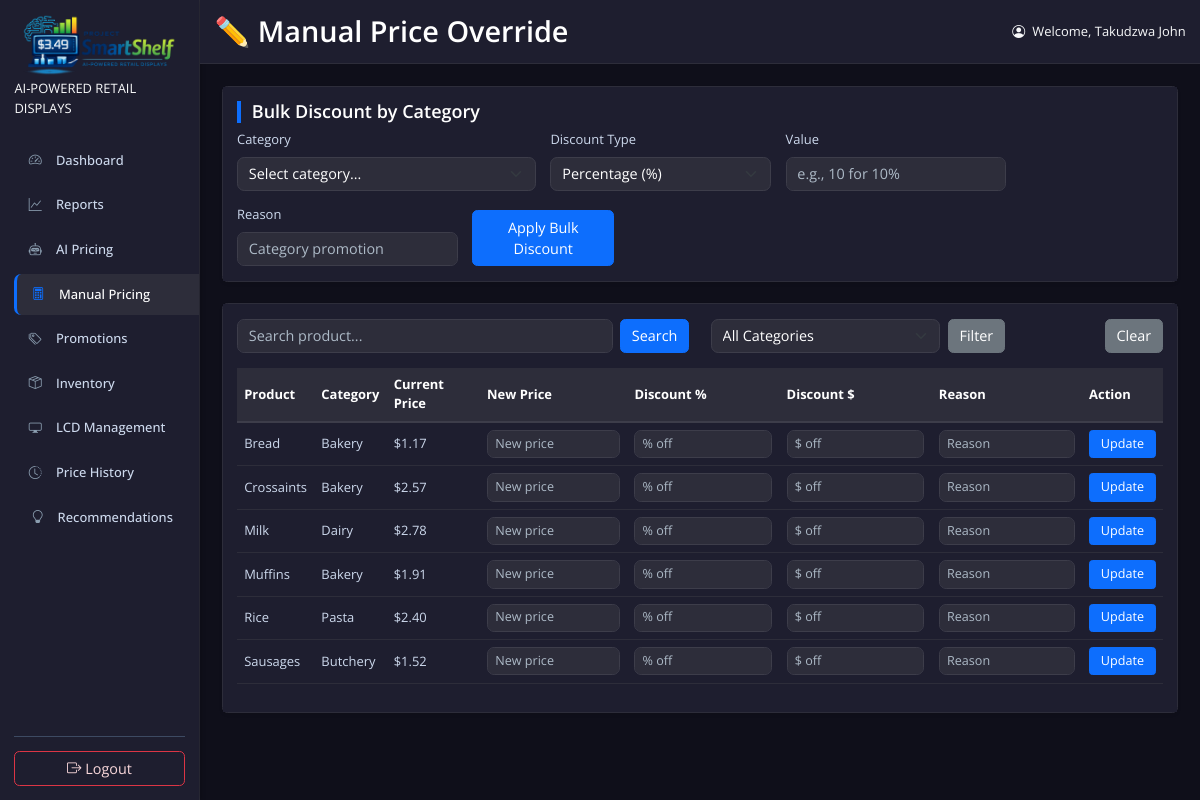
Screenshot of /ProjectSmartShelf/manual-pricing/ (signed in) with the database file from the repository.
### checkout/models.py (models this page shows, shortened)
class Product(models.Model):
    name = models.CharField(max_length=200)
    category = models.CharField(max_length=100)
    price = models.DecimalField(max_digits=10, decimal_places=2)
    expiry_date=models.DateField(null=True, blank=True)
    inventory_level = models.IntegerField(default=0, help_text='Current stock count')
    lcd_id = models.IntegerField(default=1, help_text="1, 2, or 3 for the shelf display")
    class Meta:
        ordering = ['name']

### ProjectSmartShelf/views.py (the view, shortened to what this page needs)
# urls.py: path("manual-pricing/", views.manual_pricing_view, name="manual_pricing"),
@staff_member_required(login_url='staff_login')
def manual_pricing_view(request):
    process_promotions_for_request(request)
    products = Product.objects.all().order_by('name')
    search_query = request.GET.get('search', '')
    category_filter = request.GET.get('category', '')
    if search_query:
        products = products.filter(name__icontains=search_query)
    if category_filter:
        products = products.filter(category=category_filter)
    categories = Product.objects.values_list('category', flat=True).distinct().order_by('category')
    context = {
        'products': products,
        'search_query': search_query,
        'category_filter': category_filter,
        'categories': categories,
    }
    return render(request, 'manual_pricing.html', context)

### ProjectSmartShelf/context_processors.py (called while the page is built)
def simulated_date(request):
    active_date = getattr(request, 'simulated_date', None)
    context = {
        'simulated_date': active_date,
        'recommendations_count': 0,
    }
    cached_count = getattr(request, '_recommendations_count', None)
    if cached_count is not None:
        context['recommendations_count'] = cached_count
        return context
    user = getattr(request, 'user', None)
    if not (user and user.is_authenticated and user.is_staff):
        return context
    try:
        from .recommendations import recommendation_count
        context['recommendations_count'] = recommendation_count(active_date or timezone.localdate())
    except Exception:
        context['recommendations_count'] = 0
    return context

### ProjectSmartShelf/models.py (called while the page is built)
    @classmethod
    def _coerce_effective_at(cls, value=None):
        if value is None:
            return timezone.localtime()
        if isinstance(value, datetime.datetime):
            if timezone.is_naive(value):
                return timezone.make_aware(value, timezone.get_current_timezone())
            return timezone.localtime(value)
        if isinstance(value, datetime.date):
            return cls._combine_schedule(value, datetime.time.min)
        return value

### ProjectSmartShelf/recommendations.py (called while the page is built)
def recommendation_count(base_date):
    return len(build_recommendations(base_date))

### ProjectSmartShelf/simulation.py (called while the page is built, shortened)
def parse_simulated_date(value):
    if not value:
        return None

def get_session_simulated_date(request):
    return parse_simulated_date(request.session.get('simulated_date'))

def get_stored_simulated_date():
    state = SimulationState.objects.filter(key=ACTIVE_DAY_KEY).first()
    return state.current_date if state else None

def get_active_simulated_date(request=None):
    if request is not None:
        session_date = get_session_simulated_date(request)
        if session_date:
            set_active_simulated_date(request, session_date)
            return session_date
    stored_date = get_stored_simulated_date()
    if stored_date:
        if request is not None:
            request.simulated_date = stored_date
        return stored_date

### ProjectSmartShelf/views.py (called while the page is built)
def process_promotions_for_request(request):
    return ScheduledPromotion.process_due_promotions(get_effective_promotion_time(request))

### ProjectSmartShelf/templates/manual_pricing.html (shortened to what this page needs)
{% extends "base.html" %}
{% load static %}
{% block page_title %}✏️ Manual Price Override{% endblock %}
{% block content %}
<div class="card shadow-sm mb-4">
    <div class="card-body">
        <h5 class="card-title">Bulk Discount by Category</h5>
        <form method="post" class="row g-3 align-items-end">
            <div class="col-md-4">
                <label for="bulk_category" class="form-label">Category</label>
                <select name="bulk_category" id="bulk_category" class="form-select" required>
                    <option value="">Select category...</option>
                </select>
            </div>
            <div class="col-md-3">
                <label for="discount_type" class="form-label">Discount Type</label>
                <select name="discount_type" id="discount_type" class="form-select" required>
                    <option value="percentage">Percentage (%)</option>
                </select>
            </div>
            <div class="col-md-3">
                <label for="discount_value" class="form-label">Value</label>
                <input type="number" step="0.01" name="discount_value" id="discount_value" class="form-control" placeholder="e.g., 10 for 10%" required>
            </div>
            <div class="col-md-3">
                <label for="bulk_reason" class="form-label">Reason</label>
                <input type="text" name="price_change_reason" id="bulk_reason" class="form-control" placeholder="Category promotion">
            </div>
            <div class="col-md-2">
                <button type="submit" class="btn btn-primary w-100">Apply Bulk Discount</button>
            </div>
        </form>
    </div>
</div>
<div class="card shadow-sm">
    <div class="card-body">
        <div class="row mb-3">
            <div class="col-md-6">
                <form method="get" class="d-flex">
                    <input type="text" name="search" class="form-control me-2" placeholder="Search product..." value="{{ search_query }}">
                    <button type="submit" class="btn btn-primary">Search</button>
                </form>
            </div>
            <div class="col-md-4">
                <form method="get" class="d-flex">
                    <select name="category" class="form-select me-2">
                        <option value="">All Categories</option>
                    </select>
                    <button type="submit" class="btn btn-secondary">Filter</button>
                </form>
            </div>
            <div class="col-md-2 text-end">
                <a href="{% url 'manual_pricing' %}" class="btn btn-secondary">Clear</a>
            </div>
        </div>
        <div class="table-responsive">
            <table class="table table-hover align-middle">
                <thead>
                    <tr>
                        <th>Product</th>
                        <th>Category</th>
                        <th>Current Price</th>
                        <th>New Price</th>
                        <th>Discount %</th>
                        <th>Discount $</th>
                        <th>Reason</th>
                        <th>Action</th>
                    </tr>
                </thead>
                <tbody>
                    {% for product in products %}
                    <tr>
                        <td>{{ product.name }}</td>
                        <td>{{ product.category }}</td>
                        <td>${{ product.price|floatformat:2 }}</td>
                        <form method="post">
                            <td><input type="number" step="0.01" name="new_price" class="form-control form-control-sm" placeholder="New price"></td>
                            <td><input type="number" step="0.1" name="discount_percent" class="form-control form-control-sm" placeholder="% off"></td>
                            <td><input type="number" step="0.01" name="discount_fixed" class="form-control form-control-sm" placeholder="$ off"></td>
                            <td><input type="text" name="price_change_reason" class="form-control form-control-sm" placeholder="Reason"></td>
                            <td><button type="submit" class="btn btn-primary btn-sm">Update</button></td>
                        </form>
                    </tr>
                    {% empty %}
                    <tr>
                        <td colspan="8" class="text-center py-4">No products found.</td>
                    </tr>
                    {% endfor %}
                </tbody>
            </table>
        </div>
    </div>
</div>
{% endblock %}

### ProjectSmartShelf/templates/base.html (shortened to what this page needs)
{% load static %}
<!DOCTYPE html>
<html lang="en">
<head>
    <link href="https://cdn.jsdelivr.net/npm/bootstrap@5.3.0/dist/css/bootstrap.min.css" rel="stylesheet">
    <link rel="stylesheet" href="https://cdn.jsdelivr.net/npm/bootstrap-icons@1.11.3/font/bootstrap-icons.min.css">
    <link rel="stylesheet" href="{% static 'styles/css/style.css' %}">
</head>
<body>
    <div class="container-fluid p-0">
        <div class="row g-0">
            <div class="col-md-3 col-lg-2 sidebar-column">
                {% include '_sidebar.html' %}
            </div>
            <div class="col-md-9 col-lg-10 right-col">
                <div class="sticky-header">
                    <div class="d-flex justify-content-between flex-wrap flex-md-nowrap align-items-center py-3">
                        <div class="d-flex align-items-center">
                            <h1 class="h2 mb-0">{% block page_title %}Dashboard{% endblock %}</h1>
                        </div>
                        <div class="btn-toolbar">
                            {% if user.is_authenticated %}
                                <i class="bi bi-person-circle me-2 text-light"></i>
                                <span class="text-light">Welcome, {{ user.get_full_name }}</span>
                            {% endif %}
                        </div>
                    </div>
                </div>
                <main class="main-content">
                    {% block content %}{% endblock %}
                </main>
            </div>
        </div>
    </div>
</body>
</html>

### static/styles/css/style.css (style rules this page uses)
* { box-sizing: border-box; }
html, body { height: 100%; font-size: 90%; width: 100%; margin: 0; padding: 0; overflow: hidden; }
body { font-family: 'Open Sans', sans-serif; }
body > .container-fluid, body > .container-fluid > .row { height: 100vh; max-height: 100vh; overflow: hidden; }
.sidebar-column { background-color: #1e1e2f; border-right: 1px solid #2d2d3a; }
.right-col { height: 100vh; display: flex; flex-direction: column; min-height: 0; overflow: hidden; }
.sticky-header { position: sticky; top: 0; background-color: #1e1e2f; z-index: 1000; border-bottom: 1px solid #2d2d3a; padding: 0 1rem; flex-shrink: 0; }
.sticky-header h1 { color: #ffffff; font-weight: 600; }
.main-content { flex: 1; min-height: 0; overflow-y: auto; padding: 1.5rem; }
.table-responsive { overflow-x: auto; -webkit-overflow-scrolling: touch; }
h1, h2, h3, h4, h5, h6 { font-weight: 600; }
.table thead th { position: sticky; top: 0; z-index: 1; }
.table td, .table th { vertical-align: middle; }
.btn-sm { padding: 0.35rem 0.9rem; }

### ProjectSmartShelf/templates/manual_pricing.html (style rules this page uses)
.main-content { background-color: #0f0f1a !important; }
.card, .card-body { background-color: #1e1e2f !important; border-color: #2d2d3a !important; }
.card-title { color: #ffffff !important; border-left: 4px solid #0d6efd !important; padding-left: 0.75rem; }
.table, .table tbody, .table tr, .table td, .table th, .table thead { background-color: #1e1e2f !important; color: #cdd9ed !important; }
.table thead th { background-color: #2d2d3a !important; color: #ffffff !important; border-bottom: 2px solid #3d3d4a !important; }
.table tbody tr { border-bottom: 1px solid #2d2d3a !important; }
.form-control, .form-select { background-color: #2d2d3a !important; border: 1px solid #3d3d4a !important; color: #e9ecef !important; border-radius: 0.5rem; }
.form-control, .form-select { background-color: #2d2d3a !important; border: 1px solid #3d3d4a !important; color: #ffffff !important; }
.form-control::placeholder { color: #adbac7 !important; opacity: 1; }
input[type="number"].form-control { color: #ffffff !important; }
.form-label { color: #cdd9ed !important; }
.btn-sm { padding: 0.25rem 0.75rem; }

### rows the page displays
Product: name "Bread", category "Bakery", price "1.17"
Product: name "Crossaints", category "Bakery", price "2.57"
Product: name "Milk", category "Dairy", price "2.78"
Product: name "Muffins", category "Bakery", price "1.91"
Product: name "Rice", category "Pasta", price "2.40"
Product: name "Sausages", category "Butchery", price "1.52"

### other values shown
{{ user.get_full_name }} "Takudzwa John"
